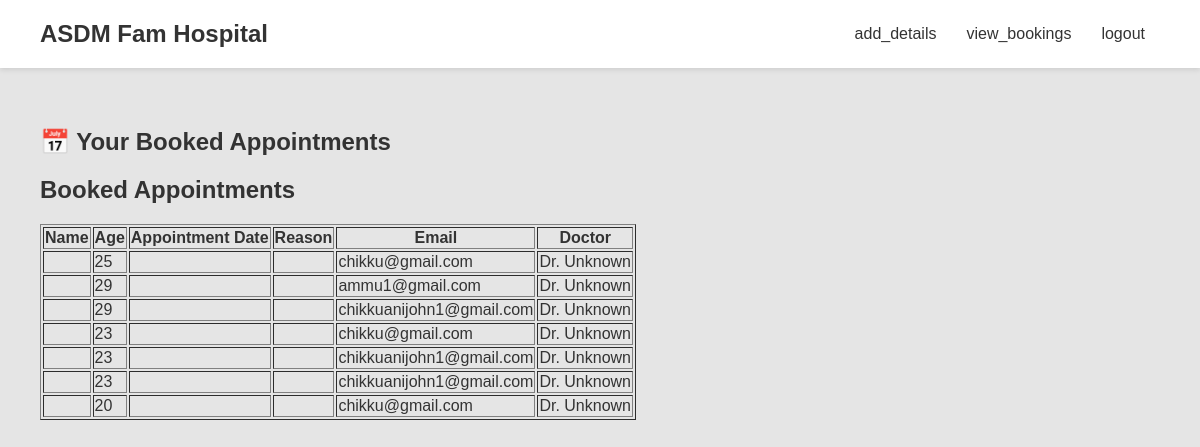
The app's page /view_bookings with its own data.
### app/models.py (models this page shows, shortened)
class Appointment(models.Model):
    Name = models.TextField()
    age = models.PositiveIntegerField()
    Appointmentdate = models.CharField(max_length=100)
    Reasonforappointment = models.TextField(max_length=100)
    email =models.EmailField()
    doctor_name = models.CharField(max_length=255, default="Dr. name")  # Default value

### app/views.py (the view, shortened to what this page needs)
# urls.py: path('view_bookings',views.view_bookings),
def view_bookings(request):
    appointments = Appointment.objects.all()
    return render(request, 'view_bookings.html', {'appointments': appointments})

### templates/view_bookings.html (shortened to what this page needs)
<!DOCTYPE html>
<html lang="en">
<head>
  {% load static %}
</head>
<body>
    <header>
        <div class="logo">ASDM Fam Hospital</div>
        <nav>
            <ul>
                <li><a href="add details">add_details</a></li>
                <li><a href="view_bookings">view_bookings</a></li>
                <li><a href="logout">logout</a></li>
            </ul>
        </nav>
    </header>
    <div class="container mt-4">
        <h2 class="text-center mb-4">📅 Your Booked Appointments</h2>
    <h2>Booked Appointments</h2>
    <table border="1">
        <thead>
            <tr>
                <th>Name</th>
                <th>Age</th>
                <th>Appointment Date</th>
                <th>Reason</th>
                <th>Email</th>
                <th>Doctor</th>
            </tr>
        </thead>
        <tbody>
            {% for appointment in appointments %}
            <tr>
                <td>{{ appointment.name }}</td>
                <td>{{ appointment.age }}</td>
                <td>{{ appointment.appointment_date }}</td>
                <td>{{ appointment.reason_for_appointment }}</td>
                <td>{{ appointment.email }}</td>
                <td>{{ appointment.doctor_name }}</td>
            </tr>
            {% empty %}
            <tr>
                <td colspan="6">No appointments found.</td>
            </tr>
            {% endfor %}
        </tbody>
    </table>
      </div>
</body>
</html>

### templates/view_bookings.html (style rules this page uses)
body { margin: 0; padding: 0; font-family: Arial, sans-serif; background-color: #e5e5e5; color: #333; }
header { display: flex; justify-content: space-between; align-items: center; padding: 20px 40px; background-color: #fff; box-shadow: 0 2px 5px rgba(0, 0, 0, 0.1); }
header .logo { font-size: 1.5rem; font-weight: bold; color: #333; }
header nav ul { list-style: none; padding: 0; margin: 0; display: flex; }
header nav ul li { margin: 0 15px; }
header nav ul li a { text-decoration: none; color: #333; font-size: 1rem; transition: color 0.3s; }
.container { padding: 40px; }

### records on screen
Appointment: age "25", email "chikku@gmail.com", doctor_name "Dr. Unknown"
Appointment: age "29", email "ammu1@gmail.com", doctor_name "Dr. Unknown"
Appointment: age "29", email "chikkuanijohn1@gmail.com", doctor_name "Dr. Unknown"
Appointment: age "23", email "chikku@gmail.com", doctor_name "Dr. Unknown"
Appointment: age "23", email "chikkuanijohn1@gmail.com", doctor_name "Dr. Unknown"
Appointment: age "23", email "chikkuanijohn1@gmail.com", doctor_name "Dr. Unknown"
Appointment: age "20", email "chikku@gmail.com", doctor_name "Dr. Unknown"
